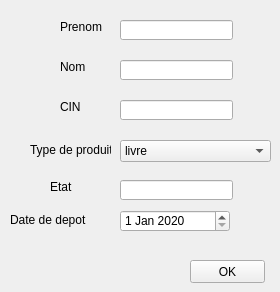
          <widget class="QWidget" name="ajout_2">
           <attribute name="title">
            <string>Ajouter</string>
           </attribute>
           <widget class="QLabel" name="label_50">
            <property name="geometry">
             <rect>
              <x>60</x>
              <y>20</y>
              <width>47</width>
              <height>14</height>
             </rect>
            </property>
            <property name="text">
             <string>Prenom</string>
            </property>
           </widget>
           <widget class="QLineEdit" name="lineEdit_prenom_2">
            <property name="geometry">
             <rect>
              <x>120</x>
              <y>60</y>
              <width>113</width>
              <height>20</height>
             </rect>
            </property>
           </widget>
           <widget class="QLineEdit" name="lineEdit_CIN_2">
            <property name="geometry">
             <rect>
              <x>120</x>
              <y>100</y>
              <width>113</width>
              <height>20</height>
             </rect>
            </property>
           </widget>
           <widget class="QLabel" name="label_43">
            <property name="geometry">
             <rect>
              <x>60</x>
              <y>100</y>
              <width>47</width>
              <height>14</height>
             </rect>
            </property>
            <property name="text">
             <string>CIN</string>
            </property>
           </widget>
           <widget class="QLabel" name="label_51">
            <property name="geometry">
             <rect>
              <x>30</x>
              <y>140</y>
              <width>81</width>
              <height>20</height>
             </rect>
            </property>
            <property name="text">
             <string>Type de produit</string>
            </property>
           </widget>
           <widget class="QLabel" name="label_52">
            <property name="geometry">
             <rect>
              <x>50</x>
              <y>180</y>
              <width>47</width>
              <height>14</height>
             </rect>
            </property>
            <property name="text">
             <string>Etat</string>
            </property>
           </widget>
           <widget class="QLineEdit" name="lineEdit_etat_2">
            <property name="geometry">
             <rect>
              <x>120</x>
              <y>180</y>
              <width>113</width>
              <height>20</height>
             </rect>
            </property>
           </widget>
           <widget class="QPushButton" name="pushButton_ajouter_reclamation">
            <property name="geometry">
             <rect>
              <x>190</x>
              <y>260</y>
              <width>75</width>
              <height>23</height>
             </rect>
            </property>
            <property name="text">
             <string>OK</string>
            </property>
           </widget>
           <widget class="QLineEdit" name="lineEdit_nom_2">
            <property name="geometry">
             <rect>
              <x>120</x>
              <y>20</y>
              <width>113</width>
              <height>20</height>
             </rect>
            </property>
           </widget>
           <widget class="QLabel" name="label_36">
            <property name="geometry">
             <rect>
              <x>60</x>
              <y>60</y>
              <width>47</width>
              <height>14</height>
             </rect>
            </property>
            <property name="text">
             <string>Nom</string>
            </property>
           </widget>
           <widget class="QComboBox" name="comboBox_3">
            <property name="geometry">
             <rect>
              <x>120</x>
              <y>140</y>
              <width>151</width>
              <height>22</height>
             </rect>
            </property>
            <item>
             <property name="text">
              <string>livre</string>
             </property>
            </item>
            <item>
             <property name="text">
              <string>vestimentaire</string>
             </property>
            </item>
            <item>
             <property name="text">
              <string>informatique</string>
             </property>
            </item>
           </widget>
           <widget class="QLabel" name="label_37">
            <property name="geometry">
             <rect>
              <x>10</x>
              <y>210</y>
              <width>81</width>
              <height>20</height>
             </rect>
            </property>
            <property name="text">
             <string>Date de depot</string>
            </property>
           </widget>
           <widget class="QDateEdit" name="dated">
            <property name="geometry">
             <rect>
              <x>120</x>
              <y>210</y>
              <width>110</width>
              <height>22</height>
             </rect>
            </property>
            <property name="dateTime">
             <datetime>
              <hour>0</hour>
              <minute>0</minute>
              <second>0</second>
              <year>2020</year>
              <month>1</month>
              <day>1</day>
             </datetime>
            </property>
           </widget>
          </widget>
